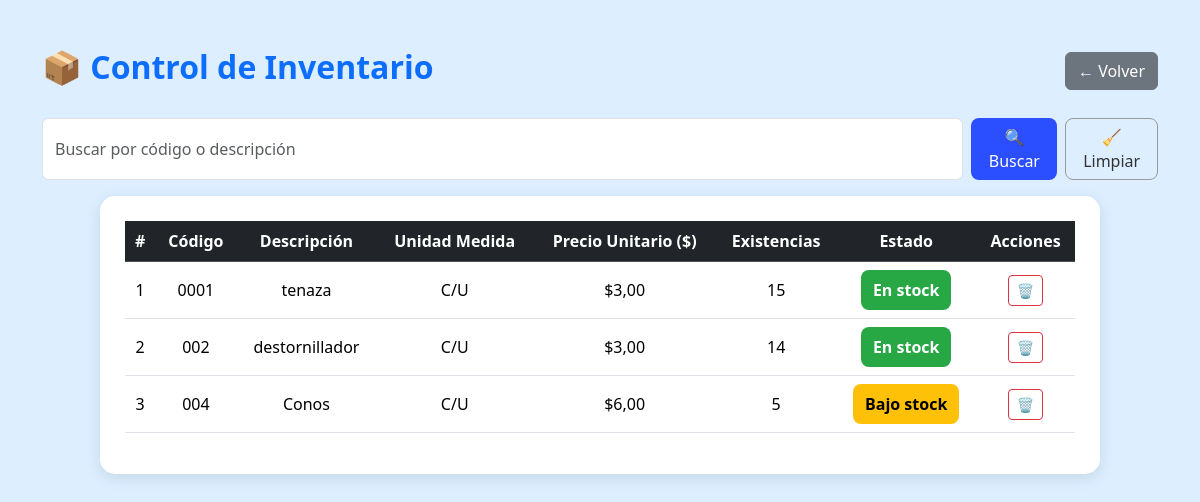
Before: /inventario/ (signed in) with the older database file.
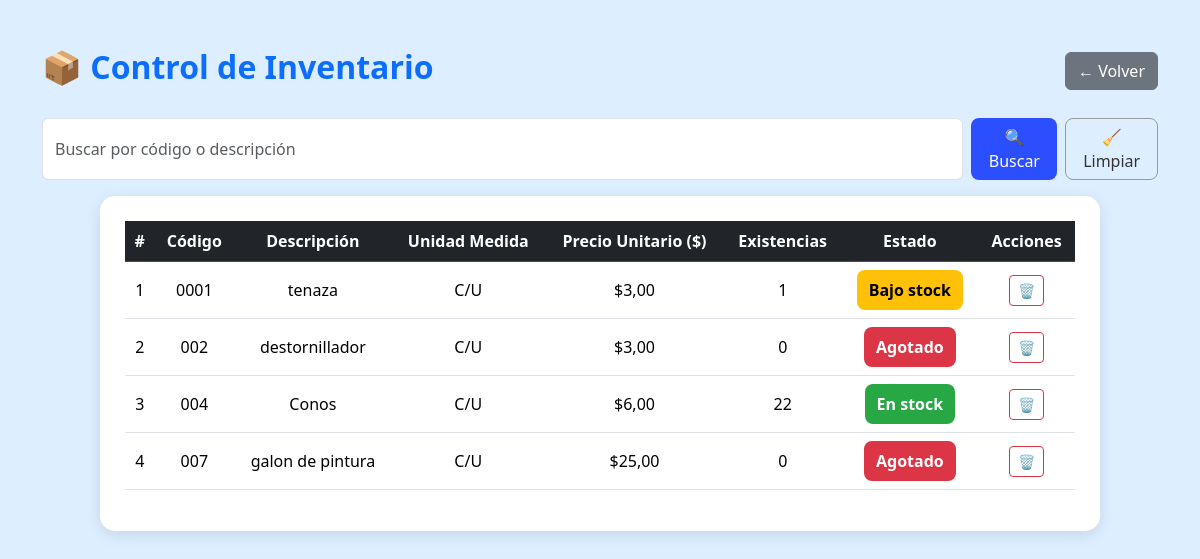
After: the same page with the newer database file.
### Modulos/Facturacion/models.py (models this page shows, shortened)
class Producto(models.Model):
    codigo = models.CharField(max_length=20, unique=True)
    descripcion = models.CharField(max_length=150)
    unidad_medida = models.CharField(max_length=10, default='C/U')
    precio_unitario = models.DecimalField(max_digits=10, decimal_places=2)
    inventario = models.IntegerField(default=0, editable=False)

### Modulos/Facturacion/views.py (the view)
# urls.py: path('inventario/', views.inventario, name='inventario'),
@login_required
def inventario(request):
    query = request.GET.get('q', '')
    productos = Producto.objects.all().order_by('codigo')
    if query:
        productos = productos.filter(Q(codigo__icontains=query) | Q(descripcion__icontains(query)))
    return render(request, 'Facturacion/inventario.html', {'productos': productos, 'query': query})

### Modulos/Facturacion/templates/Facturacion/inventario.html (shortened to what this page needs)
{% load static %}
<!DOCTYPE html>
<html lang="es">
<head>
    <link href="https://cdn.jsdelivr.net/npm/bootstrap@5.3.3/dist/css/bootstrap.min.css" rel="stylesheet">
    <link rel="stylesheet" href="{% static 'css/inventario.css' %}">
</head>
<body>
<div class="container mt-5">
    <div class="d-flex justify-content-between align-items-center mb-4">
        <h2 class="fw-bold text-primary">
            📦 Control de Inventario
        </h2>
        <a href="{% url 'menu_catalogos' %}" class="btn btn-secondary">← Volver</a>
    </div>
    <form method="get" class="d-flex justify-content-end mb-3">
        <input type="text" name="q" value="{{ query }}" class="form-control me-2" placeholder="Buscar por código o descripción">
        <button class="btn btn-primary me-2" type="submit">🔍 Buscar</button>
        <a href="{% url 'inventario' %}" class="btn btn-outline-secondary">🧹 Limpiar</a>
    </form>
<div class="table-container">
    <table class="table table-hover align-middle text-center">
        <thead class="table-dark">
            <tr>
                <th>#</th>
                <th>Código</th>
                <th>Descripción</th>
                <th>Unidad Medida</th>
                <th>Precio Unitario ($)</th>
                <th>Existencias</th>
                <th>Estado</th>
                <th>Acciones</th>
            </tr>
        </thead>
        <tbody>
            {% for p in productos %}
            <tr>
                <td>{{ forloop.counter }}</td>
                <td>{{ p.codigo }}</td>
                <td>{{ p.descripcion }}</td>
                <td>{{ p.unidad_medida }}</td>
                <td>${{ p.precio_unitario }}</td>
                <td>{{ p.inventario|default:"0" }}</td>
                <td>
                    {% if p.inventario > 10 %}
                        <span class="status-badge status-green">En stock</span>
                    {% elif p.inventario > 0 %}
                        <span class="status-badge status-yellow">Bajo stock</span>
                    {% else %}
                        <span class="status-badge status-red">Agotado</span>
                    {% endif %}
                </td>
                <td>
                    <a href="{% url 'eliminar_producto' p.id %}"
                       class="btn btn-outline-danger btn-sm"
                       onclick="return confirm('¿Seguro que deseas eliminar este producto?')">
                        🗑️
                    </a>
                </td>
            </tr>
            {% empty %}
            <tr><td colspan="8" class="text-muted">No hay productos registrados.</td></tr>
            {% endfor %}
        </tbody>
    </table>
</div>
</body>
</html>

### Modulos/Facturacion/static/css/inventario.css (style rules this page uses)
body { background-color: #dceeff; font-family: 'Segoe UI', Tahoma, Geneva, Verdana, sans-serif; }
form input { width: 250px; border-radius: 8px; border: 1px solid #b0bec5; }
form .btn { border-radius: 8px; font-weight: 500; transition: all 0.2s ease-in-out; }
form .btn-primary { background-color: #2b4eff; border: none; }
form .btn-outline-secondary { color: #333; border: 1px solid #999999; }
.table-container { max-width: 1000px; margin: 0 auto; background: #fff; border-radius: 15px; box-shadow: 0 4px 15px rgba(0,0,0,0.1); padding: 25px; }
.status-badge { padding: 8px 12px; border-radius: 8px; font-weight: 600; color: #fff; display: inline-block; }
.status-green { background-color: #28a745; }
.status-yellow { background-color: #ffc107; color: #000; }
.status-red { background-color: #dc3545; }
.table-dark { background-color: #1a237e !important; color: #fff; }

Changed rows visible on the page:
changed Producto "tenaza": inventario "15" → "1"; inventario "En stock" → "Bajo stock"
changed Producto "destornillador": inventario "14" → "0"; inventario "En stock" → "Agotado"
changed Producto "Conos": inventario "5" → "22"; inventario "Bajo stock" → "En stock"
added Producto: codigo "007", descripcion "galon de pintura", unidad_medida "C/U", precio_unitario "25,00", inventario "0", shows "Agotado"
